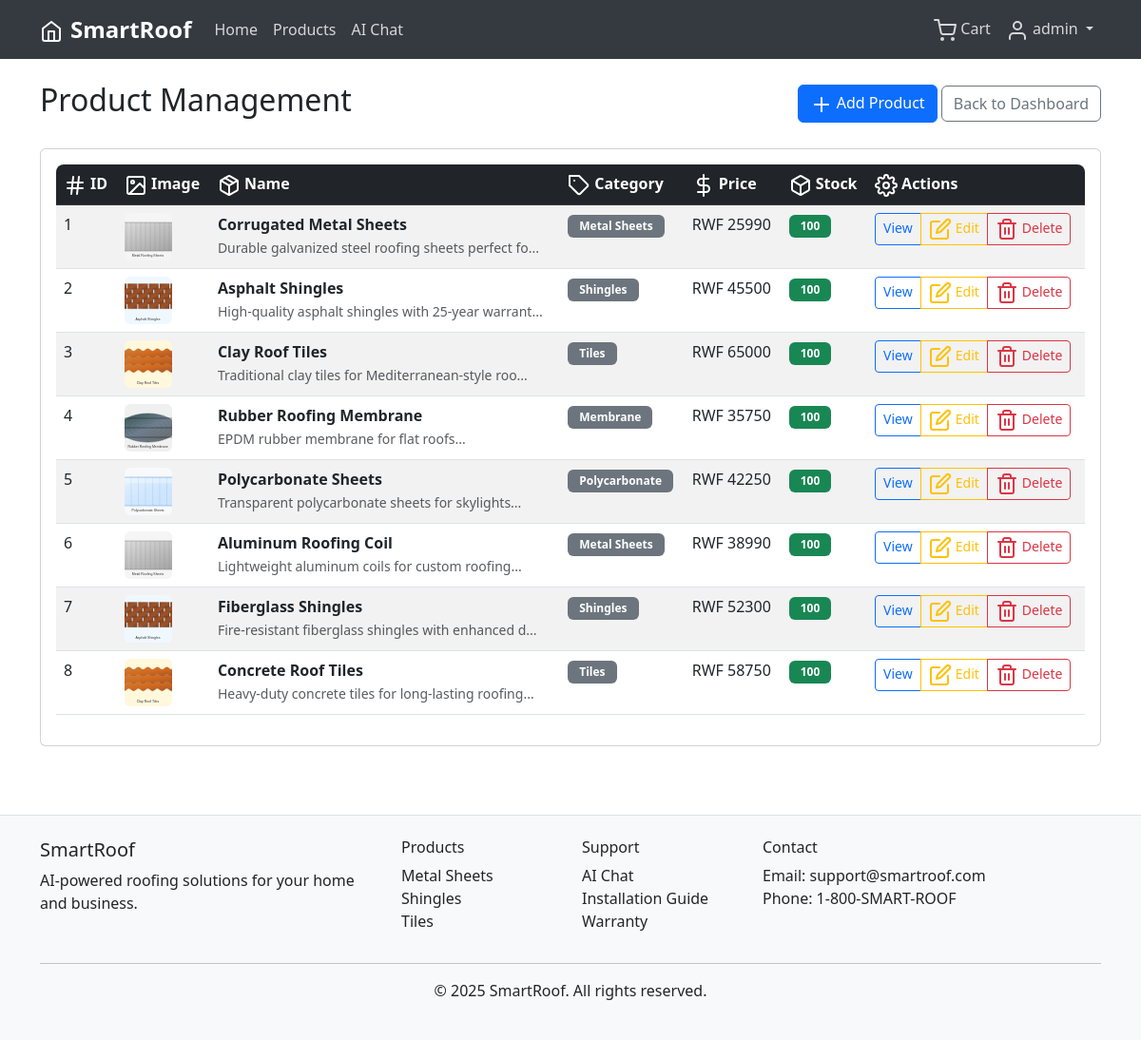
/admin/products (signed in), run on the app's committed database.
### tables this page shows
CREATE TABLE users (
            id INTEGER PRIMARY KEY AUTOINCREMENT,
            username TEXT UNIQUE NOT NULL,
            email TEXT UNIQUE NOT NULL,
            password_hash TEXT NOT NULL,
            is_admin BOOLEAN DEFAULT FALSE,
            created_at TIMESTAMP DEFAULT CURRENT_TIMESTAMP
        );

CREATE TABLE products (
            id INTEGER PRIMARY KEY AUTOINCREMENT,
            name TEXT NOT NULL,
            description TEXT,
            price REAL NOT NULL,
            category TEXT NOT NULL,
            image_url TEXT,
            stock INTEGER DEFAULT 100,
            created_at TIMESTAMP DEFAULT CURRENT_TIMESTAMP
        );

### routes.py (the view)
@app.route('/admin/products')
@login_required
def admin_products():
    if not current_user.is_admin:
        flash('Access denied', 'error')
        return redirect(url_for('index'))
    products = Product.get_all()
    return render_template('admin/products.html', products=products)

### app.py (called while the page is built)
@login_manager.user_loader
def load_user(user_id):
    from models import User
    return User.get(int(user_id))

### database.py (called while the page is built)
def get_db_connection():
    conn = sqlite3.connect(DATABASE_PATH)
    conn.row_factory = sqlite3.Row
    return conn

### models.py (called while the page is built)
    @staticmethod
    def get(user_id):
        conn = get_db_connection()
        user = conn.execute('SELECT * FROM users WHERE id = ?', (user_id,)).fetchone()
        conn.close()
        if user:
            return User(user['id'], user['username'], user['email'],
                       user['password_hash'], user['is_admin'], user['created_at'])
        return None

    @staticmethod
    def get_all():
        conn = get_db_connection()
        products = conn.execute('SELECT * FROM products').fetchall()
        conn.close()
        return {product['id']: Product(
            product['id'], product['name'], product['description'],
            product['price'], product['category'], product['image_url'],
            product['stock'], product['created_at']
        ) for product in products}

### templates/admin/products.html (shortened to what this page needs)
{% extends "base.html" %}
{% block content %}
<div class="container py-4">
    <div class="d-flex justify-content-between align-items-center mb-4">
        <h2>Product Management</h2>
        <div>
            <a href="{{ url_for('admin_add_product') }}" class="btn btn-primary">
                <i data-feather="plus"></i> Add Product
            </a>
            <a href="{{ url_for('admin_dashboard') }}" class="btn btn-outline-secondary">Back to Dashboard</a>
        </div>
    </div>
    <div class="card">
        <div class="card-body">
            <div class="table-responsive">
                <table class="table table-striped">
                    <thead class="table-dark">
                        <tr>
                            <th><i data-feather="hash" class="me-1"></i>ID</th>
                            <th><i data-feather="image" class="me-1"></i>Image</th>
                            <th><i data-feather="package" class="me-1"></i>Name</th>
                            <th><i data-feather="tag" class="me-1"></i>Category</th>
                            <th><i data-feather="dollar-sign" class="me-1"></i>Price</th>
                            <th><i data-feather="box" class="me-1"></i>Stock</th>
                            <th><i data-feather="settings" class="me-1"></i>Actions</th>
                        </tr>
                    </thead>
                    <tbody>
                        {% if products %}
                            {% for product in products.values() %}
                            <tr>
                                <td>{{ product.id }}</td>
                                <td>
                                    <img src="{{ product.image_url }}" alt="{{ product.name }}"
                                         style="width: 50px; height: 50px; object-fit: cover;" class="rounded">
                                </td>
                                <td>
                                    <strong>{{ product.name }}</strong>
                                    <br>
                                    <small class="text-muted">{{ product.description[:50] }}...</small>
                                </td>
                                <td>
                                    <span class="badge bg-secondary">{{ product.category }}</span>
                                </td>
                                <td>RWF {{ (product.price * 1000)|int }}</td>
                                <td>
                                    <span class="badge bg-{% if product.stock > 50 %}success{% elif product.stock > 10 %}warning{% else %}danger{% endif %}">
                                        {{ product.stock }}
                                    </span>
                                </td>
                                <td>
                                    <div class="btn-group btn-group-sm">
                                        <a href="{{ url_for('product_detail', product_id=product.id) }}" class="btn btn-outline-primary" target="_blank">View</a>
                                        <a href="{{ url_for('admin_edit_product', product_id=product.id) }}" class="btn btn-outline-warning">
                                            <i data-feather="edit" class="me-1"></i>Edit
                                        </a>
                                        <button class="btn btn-outline-danger" onclick="deleteProduct({{ product.id }}, '{{ product.name }}')">
                                            <i data-feather="trash-2" class="me-1"></i>Delete
                                        </button>
                                    </div>
                                </td>
                            </tr>
                            {% endfor %}
                        {% endif %}
                    </tbody>
                </table>
            </div>
        </div>
    </div>
</div>
{% endblock %}

### templates/base.html (shortened to what this page needs)
<!DOCTYPE html>
<html lang="en" data-bs-theme="light">
<head>
    <link href="https://cdn.jsdelivr.net/npm/bootstrap@5.3.0/dist/css/bootstrap.min.css" rel="stylesheet">
    <link rel="stylesheet" href="{{ url_for('static', filename='css/style.css') }}">
</head>
<body>
    <nav class="navbar navbar-expand-lg navbar-dark">
        <div class="container">
            <a class="navbar-brand fw-bold" href="{{ url_for('index') }}">
                <i data-feather="home" class="me-2"></i>SmartRoof
            </a>
            <div class="collapse navbar-collapse" id="navbarNav">
                <ul class="navbar-nav me-auto">
                    <li class="nav-item">
                        <a class="nav-link" href="{{ url_for('index') }}">Home</a>
                    </li>
                    <li class="nav-item">
                        <a class="nav-link" href="{{ url_for('products') }}">Products</a>
                    </li>
                    <li class="nav-item">
                        <a class="nav-link" href="{{ url_for('chat') }}">AI Chat</a>
                    </li>
                </ul>
                <ul class="navbar-nav">
                    {% if current_user.is_authenticated %}
                        <li class="nav-item">
                            <a class="nav-link position-relative" href="{{ url_for('cart') }}">
                                <i data-feather="shopping-cart"></i> Cart
                            </a>
                        </li>
                        <li class="nav-item dropdown">
                            <a class="nav-link dropdown-toggle" href="#" id="navbarDropdown" role="button" data-bs-toggle="dropdown">
                                <i data-feather="user"></i> {{ current_user.username }}
                            </a>
                        </li>
                    {% endif %}
                </ul>
            </div>
        </div>
    </nav>
    <main>
        {% block content %}{% endblock %}
    </main>
    <footer class="bg-light text-dark py-4 mt-5 border-top">
        <div class="container">
            <div class="row">
                <div class="col-md-4">
                    <h5>SmartRoof</h5>
                    <p>AI-powered roofing solutions for your home and business.</p>
                </div>
                <div class="col-md-2">
                    <h6>Products</h6>
                    <ul class="list-unstyled">
                        <li><a href="{{ url_for('products', category='Metal Sheets') }}" class="text-dark">Metal Sheets</a></li>
                        <li><a href="{{ url_for('products', category='Shingles') }}" class="text-dark">Shingles</a></li>
                        <li><a href="{{ url_for('products', category='Tiles') }}" class="text-dark">Tiles</a></li>
                    </ul>
                </div>
                <div class="col-md-2">
                    <h6>Support</h6>
                    <ul class="list-unstyled">
                        <li><a href="{{ url_for('chat') }}" class="text-dark">AI Chat</a></li>
                        <li><a href="#" class="text-dark">Installation Guide</a></li>
                        <li><a href="#" class="text-dark">Warranty</a></li>
                    </ul>
                </div>
                <div class="col-md-4">
                    <h6>Contact</h6>
                    <p>Email: support@smartroof.com<br>Phone: 1-800-SMART-ROOF</p>
                </div>
            </div>
            <hr>
            <div class="text-center">
                <p>&copy; 2025 SmartRoof. All rights reserved.</p>
            </div>
        </div>
    </footer>
</body>
</html>

### static/css/style.css (style rules this page uses)
.navbar { background-color: #343a40 !important; }
.navbar-brand { font-size: 1.5rem; font-weight: 700; color: white !important; }
.navbar-nav .nav-link { color: rgba(255, 255, 255, 0.8) !important; font-weight: 500; }
.card { transition: transform 0.2s ease-in-out; }
.btn { transition: all 0.2s ease-in-out; }
footer { margin-top: auto; }
footer a { text-decoration: none; transition: color 0.2s ease-in-out; }
.badge { font-size: 0.75rem; padding: 0.375rem 0.75rem; }
.table-responsive { border-radius: 0.5rem; }

### data on the page
users: username "admin"
products: id "1", image_url (picture), name "Corrugated Metal Sheets", description "Durable galvanized steel roofing sheets perfect fo", category "Metal Sheets", (product.price*1000)|int "25990", stock "100"
products: id "2", image_url (picture), name "Asphalt Shingles", description "High-quality asphalt shingles with 25-year warrant", category "Shingles", (product.price*1000)|int "45500", stock "100"
products: id "3", image_url (picture), name "Clay Roof Tiles", description "Traditional clay tiles for Mediterranean-style roo", category "Tiles", (product.price*1000)|int "65000", stock "100"
products: id "4", image_url (picture), name "Rubber Roofing Membrane", description "EPDM rubber membrane for flat roofs", category "Membrane", (product.price*1000)|int "35750", stock "100"
products: id "5", image_url (picture), name "Polycarbonate Sheets", description "Transparent polycarbonate sheets for skylights", category "Polycarbonate", (product.price*1000)|int "42250", stock "100"
products: id "6", image_url (picture), name "Aluminum Roofing Coil", description "Lightweight aluminum coils for custom roofing", category "Metal Sheets", (product.price*1000)|int "38990", stock "100"
products: id "7", image_url (picture), name "Fiberglass Shingles", description "Fire-resistant fiberglass shingles with enhanced d", category "Shingles", (product.price*1000)|int "52300", stock "100"
products: id "8", image_url (picture), name "Concrete Roof Tiles", description "Heavy-duty concrete tiles for long-lasting roofing", category "Tiles", (product.price*1000)|int "58750", stock "100"
